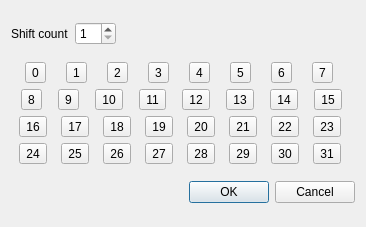
<?xml version="1.0" encoding="UTF-8"?>
<ui version="4.0">
 <class>Dialog</class>
 <widget class="QDialog" name="Dialog">
  <property name="geometry">
   <rect>
    <x>0</x>
    <y>0</y>
    <width>366</width>
    <height>227</height>
   </rect>
  </property>
  <property name="windowTitle">
   <string>Select parameters</string>
  </property>
  <layout class="QVBoxLayout" name="verticalLayout_2">
   <item>
    <layout class="QHBoxLayout" name="horizontalLayout_5">
     <item>
      <widget class="QLabel" name="label">
       <property name="text">
        <string>Shift count</string>
       </property>
      </widget>
     </item>
     <item>
      <widget class="QSpinBox" name="spinBox">
       <property name="minimum">
        <number>1</number>
       </property>
       <property name="maximum">
        <number>32</number>
       </property>
      </widget>
     </item>
     <item>
      <spacer name="horizontalSpacer">
       <property name="orientation">
        <enum>Qt::Horizontal</enum>
       </property>
       <property name="sizeHint" stdset="0">
        <size>
         <width>40</width>
         <height>20</height>
        </size>
       </property>
      </spacer>
     </item>
    </layout>
   </item>
   <item>
    <layout class="QVBoxLayout" name="verticalLayout">
     <item>
      <layout class="QHBoxLayout" name="horizontalLayout">
       <item>
        <widget class="QToolButton" name="toolButton_1">
         <property name="text">
          <string>0</string>
         </property>
         <property name="checkable">
          <bool>true</bool>
         </property>
        </widget>
       </item>
       <item>
        <widget class="QToolButton" name="toolButton_2">
         <property name="text">
          <string>1</string>
         </property>
         <property name="checkable">
          <bool>true</bool>
         </property>
        </widget>
       </item>
       <item>
        <widget class="QToolButton" name="toolButton_3">
         <property name="text">
          <string>2</string>
         </property>
         <property name="checkable">
          <bool>true</bool>
         </property>
        </widget>
       </item>
       <item>
        <widget class="QToolButton" name="toolButton_4">
         <property name="text">
          <string>3</string>
         </property>
         <property name="checkable">
          <bool>true</bool>
         </property>
        </widget>
       </item>
       <item>
        <widget class="QToolButton" name="toolButton_5">
         <property name="text">
          <string>4</string>
         </property>
         <property name="checkable">
          <bool>true</bool>
         </property>
        </widget>
       </item>
       <item>
        <widget class="QToolButton" name="toolButton_6">
         <property name="text">
          <string>5</string>
         </property>
         <property name="checkable">
          <bool>true</bool>
         </property>
        </widget>
       </item>
       <item>
        <widget class="QToolButton" name="toolButton_7">
         <property name="text">
          <string>6</string>
         </property>
         <property name="checkable">
          <bool>true</bool>
         </property>
        </widget>
       </item>
       <item>
        <widget class="QToolButton" name="toolButton_8">
         <property name="text">
          <string>7</string>
         </property>
         <property name="checkable">
          <bool>true</bool>
         </property>
        </widget>
       </item>
      </layout>
     </item>
     <item>
      <layout class="QHBoxLayout" name="horizontalLayout_2">
       <item>
        <widget class="QToolButton" name="toolButton_9">
         <property name="text">
          <string>8</string>
         </property>
         <property name="checkable">
          <bool>true</bool>
         </property>
        </widget>
       </item>
       <item>
        <widget class="QToolButton" name="toolButton_10">
         <property name="text">
          <string>9</string>
         </property>
         <property name="checkable">
          <bool>true</bool>
         </property>
        </widget>
       </item>
       <item>
        <widget class="QToolButton" name="toolButton_11">
         <property name="text">
          <string>10</string>
         </property>
         <property name="checkable">
          <bool>true</bool>
         </property>
        </widget>
       </item>
       <item>
        <widget class="QToolButton" name="toolButton_12">
         <property name="text">
          <string>11</string>
         </property>
         <property name="checkable">
          <bool>true</bool>
         </property>
        </widget>
       </item>
       <item>
        <widget class="QToolButton" name="toolButton_13">
         <property name="text">
          <string>12</string>
         </property>
         <property name="checkable">
          <bool>true</bool>
         </property>
        </widget>
       </item>
       <item>
        <widget class="QToolButton" name="toolButton_14">
         <property name="text">
          <string>13</string>
         </property>
         <property name="checkable">
          <bool>true</bool>
         </property>
        </widget>
       </item>
       <item>
        <widget class="QToolButton" name="toolButton_15">
         <property name="text">
          <string>14</string>
         </property>
         <property name="checkable">
          <bool>true</bool>
         </property>
        </widget>
       </item>
       <item>
        <widget class="QToolButton" name="toolButton_16">
         <property name="text">
          <string>15</string>
         </property>
         <property name="checkable">
          <bool>true</bool>
         </property>
        </widget>
       </item>
      </layout>
     </item>
     <item>
      <layout class="QHBoxLayout" name="horizontalLayout_3">
       <item>
        <widget class="QToolButton" name="toolButton_17">
         <property name="text">
          <string>16</string>
         </property>
         <property name="checkable">
          <bool>true</bool>
         </property>
        </widget>
       </item>
       <item>
        <widget class="QToolButton" name="toolButton_18">
         <property name="text">
          <string>17</string>
         </property>
         <property name="checkable">
          <bool>true</bool>
         </property>
        </widget>
       </item>
       <item>
        <widget class="QToolButton" name="toolButton_19">
         <property name="text">
          <string>18</string>
         </property>
         <property name="checkable">
          <bool>true</bool>
         </property>
        </widget>
       </item>
       <item>
        <widget class="QToolButton" name="toolButton_20">
         <property name="text">
          <string>19</string>
         </property>
         <property name="checkable">
          <bool>true</bool>
         </property>
        </widget>
       </item>
       <item>
        <widget class="QToolButton" name="toolButton_21">
         <property name="text">
          <string>20</string>
         </property>
         <property name="checkable">
          <bool>true</bool>
         </property>
        </widget>
       </item>
       <item>
        <widget class="QToolButton" name="toolButton_22">
         <property name="text">
          <string>21</string>
         </property>
         <property name="checkable">
          <bool>true</bool>
         </property>
        </widget>
       </item>
       <item>
        <widget class="QToolButton" name="toolButton_23">
         <property name="text">
          <string>22</string>
         </property>
         <property name="checkable">
          <bool>true</bool>
         </property>
        </widget>
       </item>
       <item>
        <widget class="QToolButton" name="toolButton_24">
         <property name="text">
          <string>23</string>
         </property>
         <property name="checkable">
          <bool>true</bool>
         </property>
        </widget>
       </item>
      </layout>
     </item>
     <item>
      <layout class="QHBoxLayout" name="horizontalLayout_4">
       <item>
        <widget class="QToolButton" name="toolButton_25">
         <property name="text">
          <string>24</string>
         </property>
         <property name="checkable">
          <bool>true</bool>
         </property>
        </widget>
       </item>
       <item>
        <widget class="QToolButton" name="toolButton_26">
         <property name="text">
          <string>25</string>
         </property>
         <property name="checkable">
          <bool>true</bool>
         </property>
        </widget>
       </item>
       <item>
        <widget class="QToolButton" name="toolButton_27">
         <property name="text">
          <string>26</string>
         </property>
         <property name="checkable">
          <bool>true</bool>
         </property>
        </widget>
       </item>
       <item>
        <widget class="QToolButton" name="toolButton_28">
         <property name="text">
          <string>27</string>
         </property>
         <property name="checkable">
          <bool>true</bool>
         </property>
        </widget>
       </item>
       <item>
        <widget class="QToolButton" name="toolButton_29">
         <property name="text">
          <string>28</string>
         </property>
         <property name="checkable">
          <bool>true</bool>
         </property>
        </widget>
       </item>
       <item>
        <widget class="QToolButton" name="toolButton_30">
         <property name="text">
          <string>29</string>
         </property>
         <property name="checkable">
          <bool>true</bool>
         </property>
        </widget>
       </item>
       <item>
        <widget class="QToolButton" name="toolButton_31">
         <property name="text">
          <string>30</string>
         </property>
         <property name="checkable">
          <bool>true</bool>
         </property>
        </widget>
       </item>
       <item>
        <widget class="QToolButton" name="toolButton_32">
         <property name="text">
          <string>31</string>
         </property>
         <property name="checkable">
          <bool>true</bool>
         </property>
        </widget>
       </item>
      </layout>
     </item>
    </layout>
   </item>
   <item>
    <widget class="QDialogButtonBox" name="buttonBox">
     <property name="orientation">
      <enum>Qt::Horizontal</enum>
     </property>
     <property name="standardButtons">
      <set>QDialogButtonBox::Cancel|QDialogButtonBox::Ok</set>
     </property>
    </widget>
   </item>
  </layout>
 </widget>
 <resources/>
 <connections>
  <connection>
   <sender>buttonBox</sender>
   <signal>accepted()</signal>
   <receiver>Dialog</receiver>
   <slot>accept()</slot>
   <hints>
    <hint type="sourcelabel">
     <x>248</x>
     <y>254</y>
    </hint>
    <hint type="destinationlabel">
     <x>157</x>
     <y>274</y>
    </hint>
   </hints>
  </connection>
  <connection>
   <sender>buttonBox</sender>
   <signal>rejected()</signal>
   <receiver>Dialog</receiver>
   <slot>reject()</slot>
   <hints>
    <hint type="sourcelabel">
     <x>316</x>
     <y>260</y>
    </hint>
    <hint type="destinationlabel">
     <x>286</x>
     <y>274</y>
    </hint>
   </hints>
  </connection>
 </connections>
</ui>
